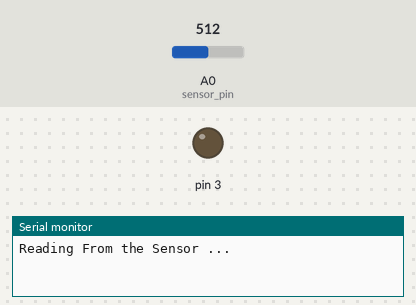
The sketch below on a simulated Arduino Uno, built with avr-gcc and run on an emulated ATmega328P. Shown: output pins drawn as LEDs (lit = HIGH), the last lines printed to the serial monitor. The test bench sets the inputs (shaded band); at power-on: A0 (sensor_pin) = 512.

Above: at 0.1 s.
At 2.1 s:
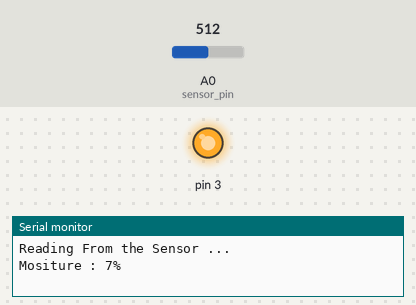
Timing chart, 0 to 3.6 s (numbered marks = the images above):
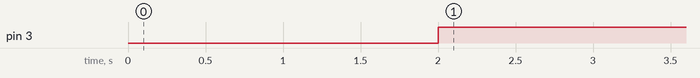

Measured:
- by itself, pin 3: LOW → HIGH at 2.0 s

The sketch:

farmer_project.ino
```cpp
int sensor_pin = A0; // Soil Sensor input at Analog PIN A0
int output_value ;
void setup() {
  // put your setup code here, to run once:
  pinMode(3 ,OUTPUT);
     Serial.begin(9600);
   Serial.println("Reading From the Sensor ...");
   delay(2000);
}


  // put your main code here, to run repeatedly:

  void loop() {
   output_value= analogRead(sensor_pin);
 output_value = map(output_value,550,10,0,100);
   Serial.print("Mositure : ");
   Serial.print(output_value);
   Serial.println("%");
   if(output_value<20){
      digitalWrite(3,HIGH);
     }
     else{
            digitalWrite(3,LOW);
     }
   delay(1000);
}
```
